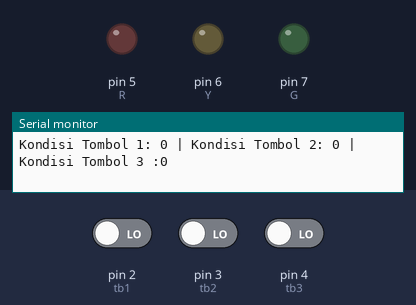
The sketch below on a simulated Arduino Uno, built with avr-gcc and run on an emulated ATmega328P. Parts: output pins drawn as LEDs (lit = HIGH), the last lines printed to the serial monitor. The test bench sets the inputs (shaded band); at power-on: pin 2 (tb1) LOW, pin 3 (tb2) LOW, pin 4 (tb3) LOW.

Above: at 1.2 s.
1.3 s: pin 2 (tb1) driven HIGH
At 1.7 s:
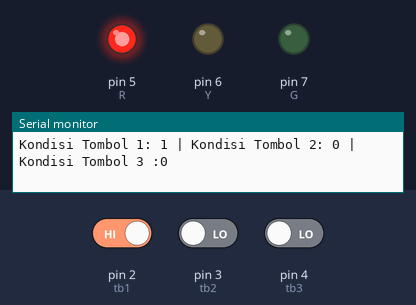
2.8 s: pin 3 (tb2) driven HIGH
At 3.5 s:
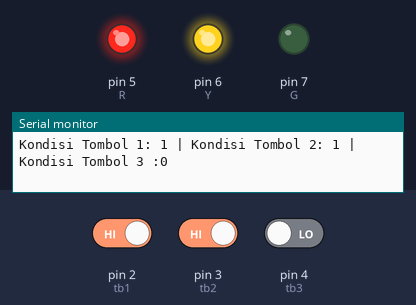
4.3 s: pin 4 (tb3) driven HIGH
At 5.4 s:
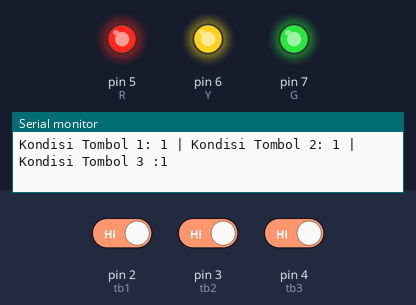
5.8 s: pin 2 (tb1) driven LOW
At 6.1 s:
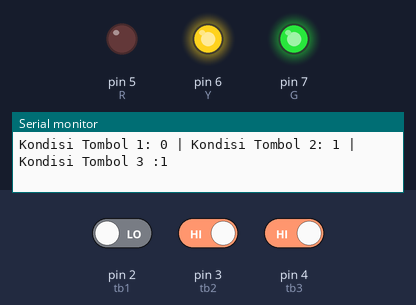
7.3 s: pin 3 (tb2) driven LOW
At 7.9 s:
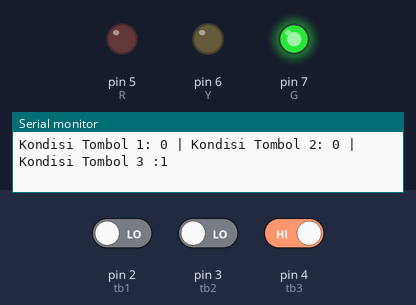
8.8 s: pin 2 (tb1) driven HIGH
At 9.9 s:
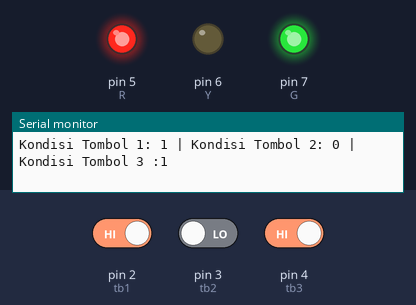
Timing chart, 0 to 11.3 s (numbered marks = the images above; inputs shaded):
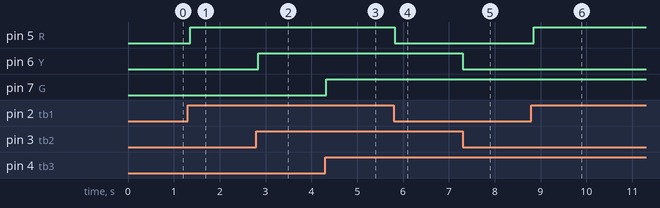

The sketch:

1.Button.ino
```cpp
//inisialisasi input (tombol)
int tb1 =2;
int tb2=3;
int tb3=4;

//inisialisasi output(LED)
int R =5;
int Y =6;
int G =7;

void setup() {
  // penyetingan input, output, dan baudrate
  Serial.begin (9600);
  for(int i=5; i<=7; i++){pinMode(i, OUTPUT);}
  for(int x=2; x<=4; x++){pinMode(x, INPUT);}
}

void loop() {
  //BACA DATA INPUT
  int bacatb1 = digitalRead(tb1);
  int bacatb2 = digitalRead(tb2);
  int bacatb3 = digitalRead(tb3);

 // LOGIKA
 //START TOMBOL1
 if( bacatb1 ==1 ){digitalWrite(R, HIGH);}
 else{digitalWrite(R, LOW);}
 //STOP TOMBOL1

 //START TOMBOL2
 if( bacatb2 ==1 ){digitalWrite(Y, HIGH);}
 else{digitalWrite(Y, LOW);}
 //STOP TOMBOL2

 //START TOMBOL3
 if( bacatb3 ==1 ){digitalWrite(G, HIGH);}
 else{digitalWrite(G, LOW);}
 //STOP TOMBOL3

 //PRINT SERIAL
 Serial.println("Kondisi Tombol 1: " + String(bacatb1)+ " | Kondisi Tombol 2: " + String(bacatb2)+ " | Kondisi Tombol 3 :" + String(bacatb3) );

}
```

Measured:
- after the input at 1.3 s, pin 5 (R): LOW → HIGH after 0.05 s
- after the input at 2.8 s, pin 6 (Y): LOW → HIGH at once
- after the input at 4.3 s, pin 7 (G): LOW → HIGH at once
- after the input at 5.8 s, pin 5 (R): HIGH → LOW at once
- after the input at 7.3 s, pin 6 (Y): HIGH → LOW at once
- after the input at 8.8 s, pin 5 (R): LOW → HIGH after 0.06 s
